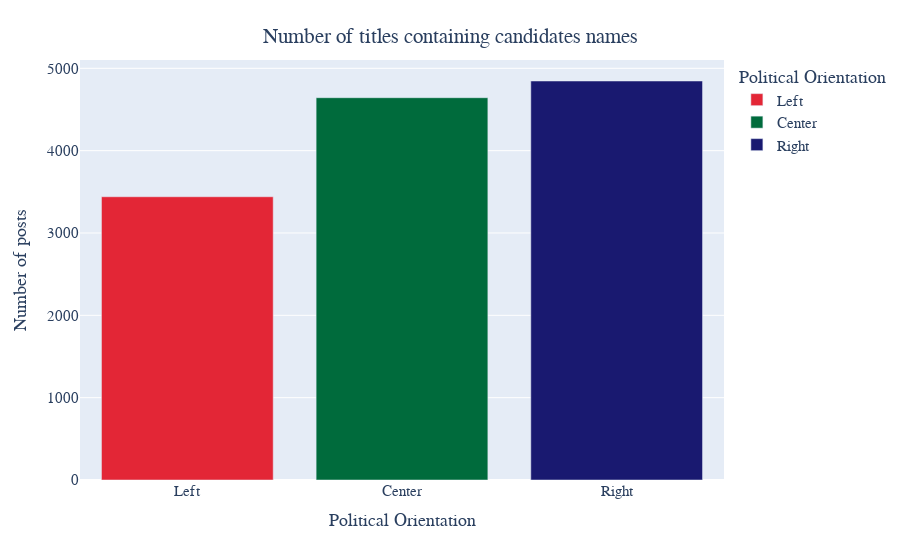

Notebook code cell kept with this figure:
### Code cell
color_discrete_map = {'Left': '#e32636', 'Right': '#191970', 'Center': '#006b3c'}
fig = px.bar(rs_df_total_dict, x='Political Orientation', y='Number of posts', color = 'Political Orientation', color_discrete_map = color_discrete_map)
fig.update_layout(
    title={
        'text': "Number of titles containing candidates names",
        'y':0.95,
        'x':0.5,
        'xanchor': 'center',
        'yanchor': 'top'},
    font=dict(
        family="Times New Roman",
        size=15,
    )
)
fig.show()

### Figure 1 — Plotly figure (JSON) as saved in the notebook; plotly's stock layout.template omitted (floating-point values rounded to 4 significant figures)
{"data": [{"alignmentgroup": "True", "hovertemplate": "Political Orientation=%{x}<br>Number of posts=%{y}<extra></extra>", "legendgroup": "Left", "marker": {"color": "#e32636", "pattern": {"shape": ""}}, "name": "Left", "offsetgroup": "Left", "orientation": "v", "showlegend": true, "textposition": "auto", "type": "bar", "x": ["Left"], "xaxis": "x", "y": [3440], "yaxis": "y"}, {"alignmentgroup": "True", "hovertemplate": "Political Orientation=%{x}<br>Number of posts=%{y}<extra></extra>", "legendgroup": "Center", "marker": {"color": "#006b3c", "pattern": {"shape": ""}}, "name": "Center", "offsetgroup": "Center", "orientation": "v", "showlegend": true, "textposition": "auto", "type": "bar", "x": ["Center"], "xaxis": "x", "y": [4643], "yaxis": "y"}, {"alignmentgroup": "True", "hovertemplate": "Political Orientation=%{x}<br>Number of posts=%{y}<extra></extra>", "legendgroup": "Right", "marker": {"color": "#191970", "pattern": {"shape": ""}}, "name": "Right", "offsetgroup": "Right", "orientation": "v", "showlegend": true, "textposition": "auto", "type": "bar", "x": ["Right"], "xaxis": "x", "y": [4846], "yaxis": "y"}], "layout": {"barmode": "relative", "font": {"family": "Times New Roman", "size": 15}, "legend": {"title": {"text": "Political Orientation"}, "tracegroupgap": 0}, "margin": {"t": 60}, "title": {"text": "Number of titles containing candidates names", "x": 0.5, "xanchor": "center", "y": 0.95, "yanchor": "top"}, "xaxis": {"anchor": "y", "categoryarray": ["Left", "Center", "Right"], "categoryorder": "array", "domain": [0, 1], "title": {"text": "Political Orientation"}}, "yaxis": {"anchor": "x", "domain": [0, 1], "title": {"text": "Number of posts"}}}}
